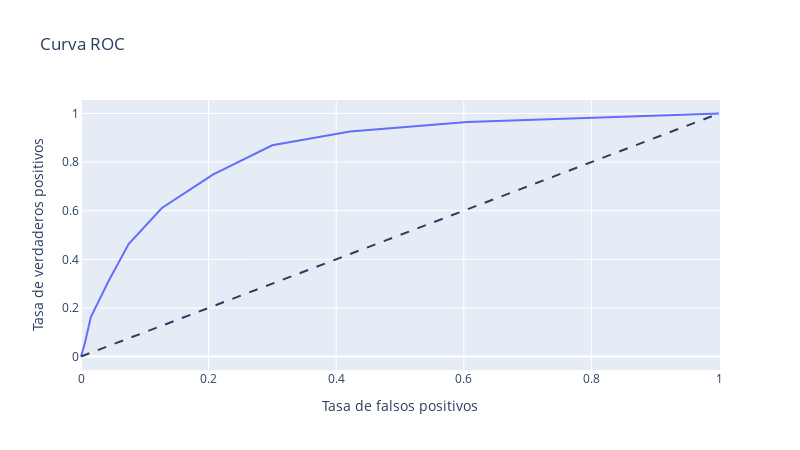

Notebook code for this chart:
### Markdown cell above
#### KNN CLASSIFIER

### Code cell
model_knn = KNeighborsClassifier()


param_grid = {
    'n_neighbors': [3, 5, 7, 9], 
    'weights': ['uniform', 'distance'],  
    'metric': ['euclidean', 'manhattan', 'minkowski'] 
}

grid_search = GridSearchCV(estimator=model_knn, param_grid=param_grid, cv=5, scoring='accuracy', n_jobs=-1, verbose=2)

grid_search.fit(X_train, y_train)

print("Mejores hiperparámetros:", grid_search.best_params_)

# Predecir usando el mejor modelo encontrado
best_model = grid_search.best_estimator_
predictions = best_model.predict(X_test)


find_scores(X_test, y_test, predictions, best_model)

### Figure 1 — Plotly figure (JSON) as saved in the notebook; plotly's stock layout.template omitted (floating-point values rounded to 4 significant figures)
{"data": [{"hovertemplate": "Tasa de falsos positivos=%{x}<br>Tasa de verdaderos positivos=%{y}<extra></extra>", "legendgroup": "", "line": {"color": "#636efa", "dash": "solid"}, "marker": {"symbol": "circle"}, "mode": "lines", "name": "", "orientation": "v", "showlegend": false, "type": "scatter", "x": [0, 0.005924, 0.0154, 0.04265, 0.07464, 0.1268, 0.2073, 0.2998, 0.4218, 0.6055, 1], "xaxis": "x", "y": [0, 0.053, 0.1625, 0.3074, 0.4629, 0.6113, 0.7491, 0.8693, 0.9258, 0.9647, 1], "yaxis": "y"}], "layout": {"height": 450, "legend": {"tracegroupgap": 0}, "shapes": [{"line": {"dash": "dash"}, "type": "line", "x0": 0, "x1": 1, "y0": 0, "y1": 1}], "title": {"text": "Curva ROC"}, "width": 800, "xaxis": {"anchor": "y", "domain": [0, 1], "title": {"text": "Tasa de falsos positivos"}}, "yaxis": {"anchor": "x", "domain": [0, 1], "title": {"text": "Tasa de verdaderos positivos"}}}}
